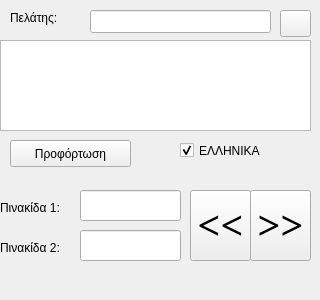
<?xml version="1.0" encoding="UTF-8"?>
<ui version="4.0">
 <class>fortosi_new_1Class</class>
 <widget class="QWidget" name="fortosi_new_1Class">
  <property name="geometry">
   <rect>
    <x>0</x>
    <y>0</y>
    <width>320</width>
    <height>300</height>
   </rect>
  </property>
  <property name="acceptDrops">
   <bool>false</bool>
  </property>
  <property name="windowTitle">
   <string>Νέα Φόρτωση</string>
  </property>
  <widget class="QLabel" name="label">
   <property name="geometry">
    <rect>
     <x>10</x>
     <y>10</y>
     <width>61</width>
     <height>16</height>
    </rect>
   </property>
   <property name="text">
    <string>Πελάτης:</string>
   </property>
  </widget>
  <widget class="QLineEdit" name="lineEdit">
   <property name="geometry">
    <rect>
     <x>80</x>
     <y>190</y>
     <width>101</width>
     <height>31</height>
    </rect>
   </property>
  </widget>
  <widget class="QLabel" name="label_2">
   <property name="geometry">
    <rect>
     <x>0</x>
     <y>200</y>
     <width>71</width>
     <height>16</height>
    </rect>
   </property>
   <property name="text">
    <string>Πινακίδα 1:</string>
   </property>
  </widget>
  <widget class="QLabel" name="label_3">
   <property name="geometry">
    <rect>
     <x>0</x>
     <y>240</y>
     <width>71</width>
     <height>16</height>
    </rect>
   </property>
   <property name="text">
    <string>Πινακίδα 2:</string>
   </property>
  </widget>
  <widget class="QLineEdit" name="lineEdit_2">
   <property name="geometry">
    <rect>
     <x>80</x>
     <y>230</y>
     <width>101</width>
     <height>31</height>
    </rect>
   </property>
  </widget>
  <widget class="QPushButton" name="pushFront">
   <property name="geometry">
    <rect>
     <x>250</x>
     <y>190</y>
     <width>61</width>
     <height>71</height>
    </rect>
   </property>
   <property name="font">
    <font>
     <family>Times New Roman</family>
     <pointsize>30</pointsize>
     <weight>75</weight>
     <bold>true</bold>
    </font>
   </property>
   <property name="text">
    <string>&gt;&gt;</string>
   </property>
  </widget>
  <widget class="QPushButton" name="pushBack">
   <property name="geometry">
    <rect>
     <x>190</x>
     <y>190</y>
     <width>61</width>
     <height>71</height>
    </rect>
   </property>
   <property name="font">
    <font>
     <family>Times New Roman</family>
     <pointsize>30</pointsize>
     <weight>75</weight>
     <bold>true</bold>
    </font>
   </property>
   <property name="text">
    <string>&lt;&lt;</string>
   </property>
   <property name="shortcut">
    <string>Esc</string>
   </property>
  </widget>
  <widget class="QLineEdit" name="lineEdit_3">
   <property name="geometry">
    <rect>
     <x>90</x>
     <y>10</y>
     <width>181</width>
     <height>23</height>
    </rect>
   </property>
  </widget>
  <widget class="QTableWidget" name="tableWidget">
   <property name="geometry">
    <rect>
     <x>0</x>
     <y>40</y>
     <width>311</width>
     <height>91</height>
    </rect>
   </property>
   <attribute name="verticalHeaderVisible">
    <bool>false</bool>
   </attribute>
  </widget>
  <widget class="QPushButton" name="searchButton">
   <property name="geometry">
    <rect>
     <x>280</x>
     <y>10</y>
     <width>31</width>
     <height>27</height>
    </rect>
   </property>
   <property name="text">
    <string/>
   </property>
  </widget>
  <widget class="QPushButton" name="profButton">
   <property name="geometry">
    <rect>
     <x>10</x>
     <y>140</y>
     <width>121</width>
     <height>27</height>
    </rect>
   </property>
   <property name="text">
    <string>Προφόρτωση</string>
   </property>
  </widget>
  <widget class="QLabel" name="label_Customer">
   <property name="geometry">
    <rect>
     <x>150</x>
     <y>161</y>
     <width>161</width>
     <height>20</height>
    </rect>
   </property>
   <property name="text">
    <string/>
   </property>
  </widget>
  <widget class="QLabel" name="label_ccode">
   <property name="geometry">
    <rect>
     <x>20</x>
     <y>170</y>
     <width>39</width>
     <height>10</height>
    </rect>
   </property>
   <property name="text">
    <string/>
   </property>
  </widget>
  <widget class="QCheckBox" name="checkGreek">
   <property name="geometry">
    <rect>
     <x>180</x>
     <y>140</y>
     <width>111</width>
     <height>21</height>
    </rect>
   </property>
   <property name="text">
    <string>ΕΛΛΗΝΙΚΑ</string>
   </property>
   <property name="checked">
    <bool>true</bool>
   </property>
  </widget>
 </widget>
 <layoutdefault spacing="6" margin="11"/>
 <resources/>
 <connections/>
</ui>
